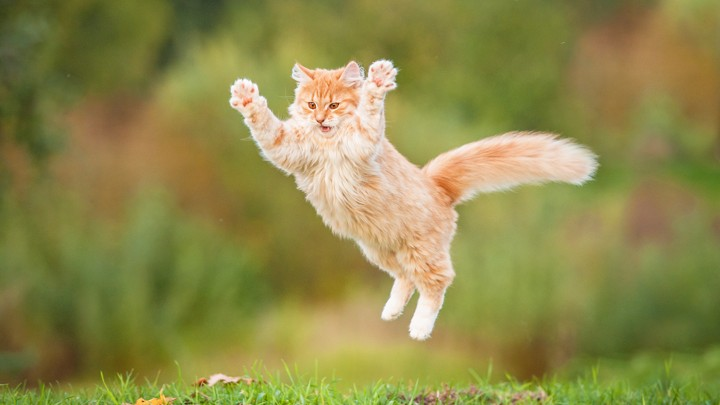
#> input picture assign1/testIMG.jpg, 720 x 405 px
$ python digitalImageCharacteristics.py
#> lines starting #> are read from the running program, lines starting #| are printed output that depends on the picture
"""
Simple plot stuff
"""
import numpy as np
import cv2
import matplotlib.pyplot as plt


def intensityHistogram():
    gray = cv2.imread("testIMG.jpg", 0)
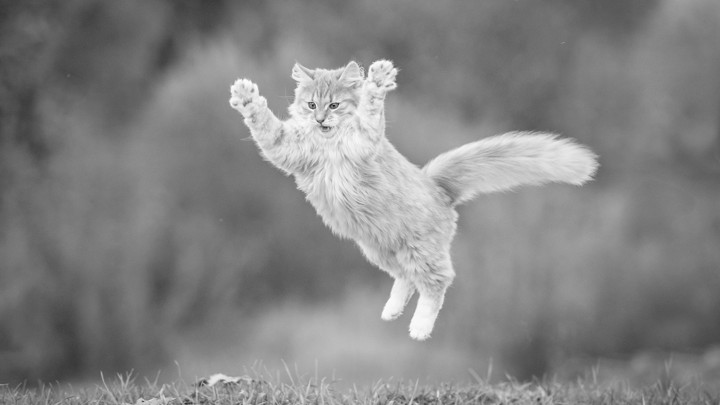
#> gray: shape (405, 720); min 19, max 255, mean 131.7
    gray1D = np.ravel(gray)
    plt.hist(gray1D, 50)
    plt.show()
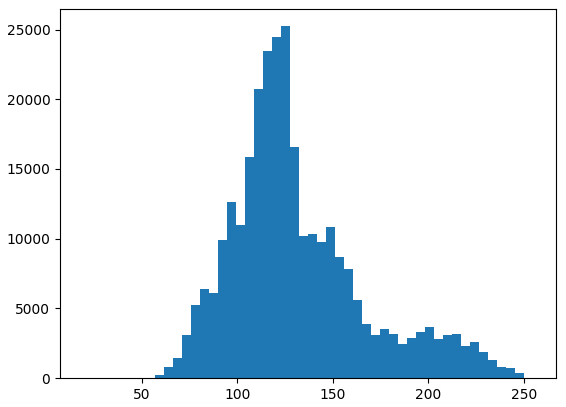
#> figure drawn by matplotlib, 1 panel; tallest bar 25239 high, from x = 122.8 to 127.6


def dualIntensityHistograms():
    test1 = cv2.imread("testIMG.jpg", 0)
    test11D = np.ravel(test1)
    test2 = cv2.imread("testHistIMG.jpg", 0)
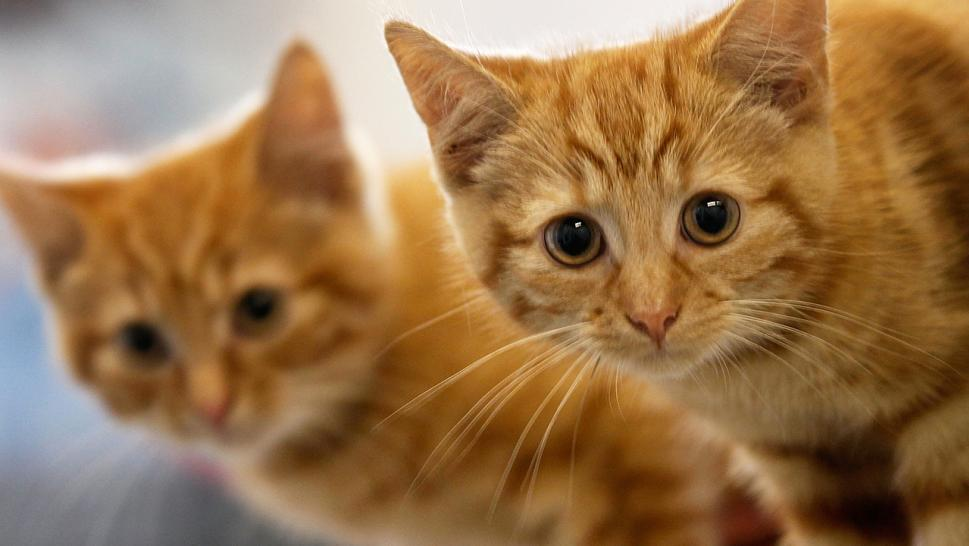
#> input picture assign1/testHistIMG.jpg, 969 x 546 px
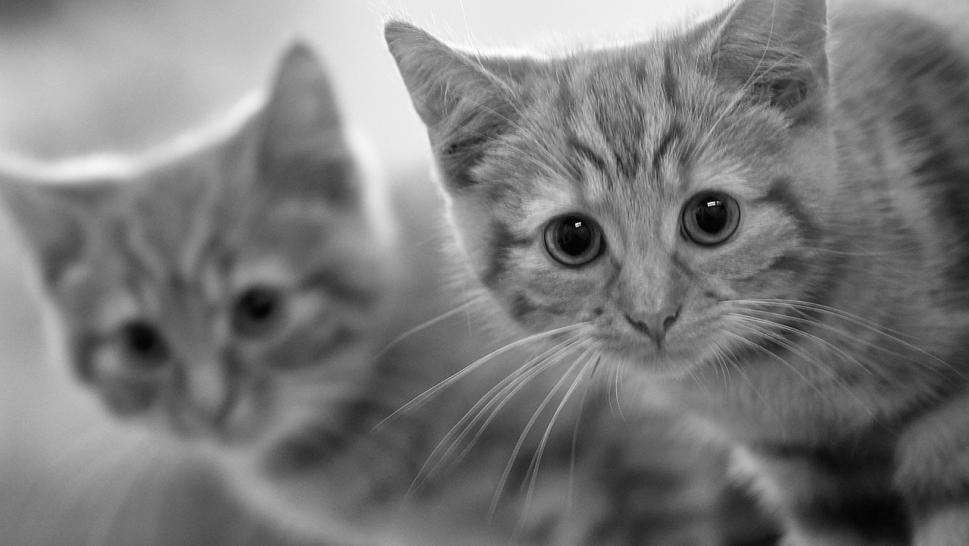
#> test2: shape (546, 969); min 0, max 255, mean 122.7
    test21D = np.ravel(test2)

    plt.hist(test21D, 50, color="blue")
    plt.hist(test11D, 50, color="red")
    plt.show()
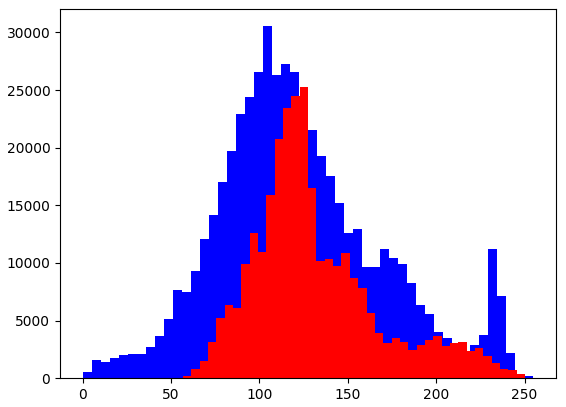
#> figure drawn by matplotlib, 1 panel; tallest bar 30544 high, from x = 102 to 107.1; tallest bar 25239 high, from x = 122.8 to 127.6


if __name__ == "__main__":
    intensityHistogram()
    dualIntensityHistograms()
